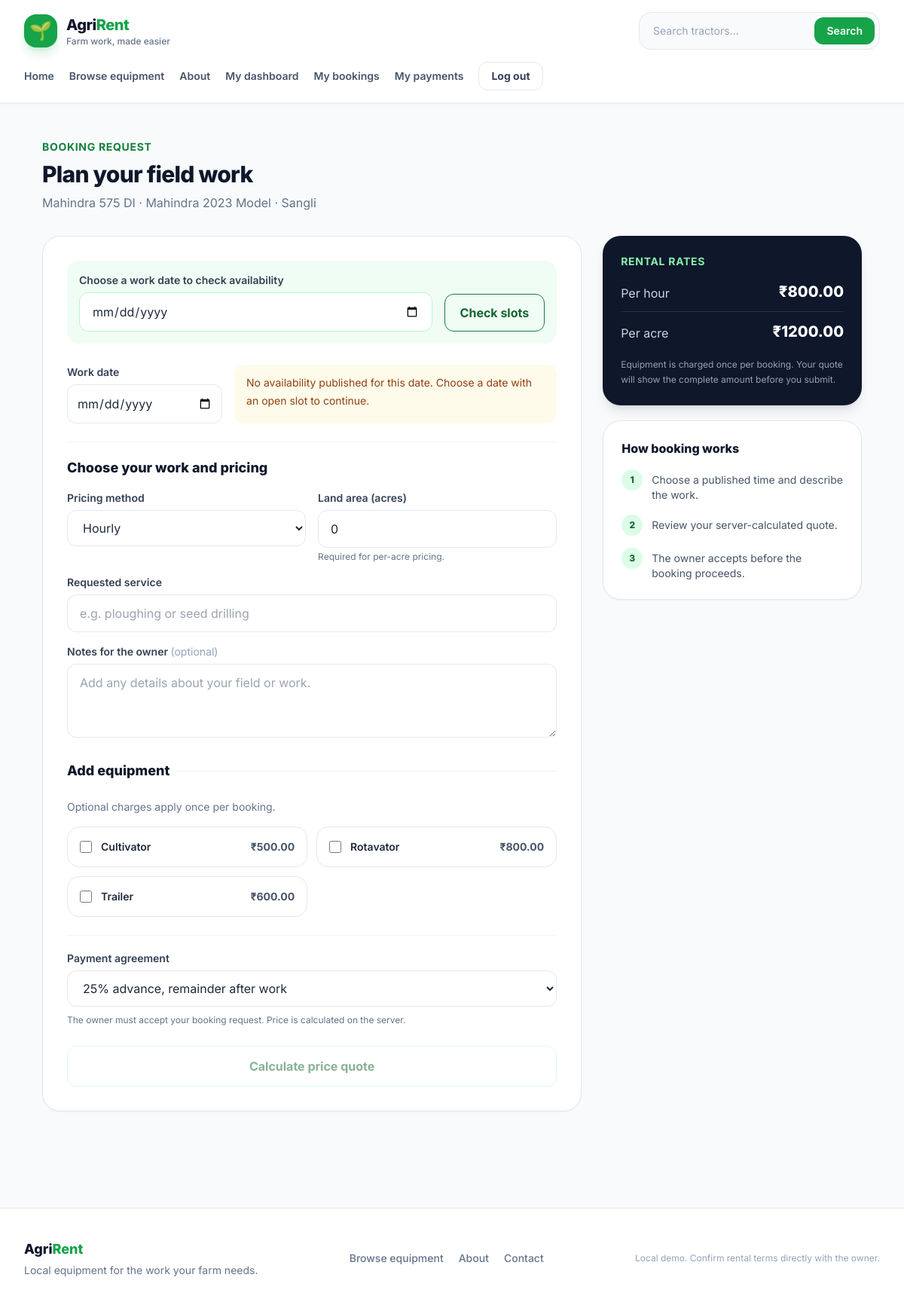
The page /book/1 (signed in) on the database its author committed.
### tables this page shows
CREATE TABLE tractor_listings (
    id INTEGER PRIMARY KEY AUTOINCREMENT,
    owner_id INTEGER NOT NULL REFERENCES users(id),
    name TEXT NOT NULL,
    brand TEXT NOT NULL,
    model TEXT NOT NULL,
    location TEXT NOT NULL,
    phone TEXT NOT NULL,
    photo_url TEXT NOT NULL DEFAULT '',
    services TEXT NOT NULL DEFAULT '',
    hourly_rate REAL NOT NULL DEFAULT 0 CHECK (hourly_rate >= 0),
    acre_rate REAL NOT NULL DEFAULT 0 CHECK (acre_rate >= 0),
    active INTEGER NOT NULL DEFAULT 1,
    created_at TEXT NOT NULL DEFAULT CURRENT_TIMESTAMP
);

CREATE TABLE equipment (
    id INTEGER PRIMARY KEY AUTOINCREMENT,
    listing_id INTEGER NOT NULL REFERENCES tractor_listings(id),
    name TEXT NOT NULL,
    charge REAL NOT NULL DEFAULT 0 CHECK (charge >= 0),
    UNIQUE (listing_id, name)
);

### app.py (the view, shortened to what this page needs)
@app.route("/book/<int:listing_id>", methods=["GET", "POST"])
@role_required("customer")
def create_booking(listing_id):
    listing = owned_listing(listing_id, active_only=True)
    if listing is None:
        abort(404)
    db = get_db()
    equipment_rows = db.execute(
        "SELECT * FROM equipment WHERE listing_id = ? ORDER BY name", (listing_id,)
    ).fetchall()
    chosen_date = request.values.get("work_date", "")
    slots = get_available_slots(listing_id, chosen_date) if chosen_date else []
    form_values = request.form if request.method == "POST" else {}
    selected_equipment_ids = request.form.getlist("equipment_ids") if request.method == "POST" else []
    quote = None
    quote_token = ""
    return render_template(
        "booking.html", listing=listing, equipment=equipment_rows, slots=slots,
        selected_date=chosen_date, form_values=form_values,
        selected_equipment_ids=selected_equipment_ids, quote=quote,
        quote_token=quote_token,
    )

### templates/booking.html (shortened to what this page needs)
{% extends "base.html" %}
{% block content %}
<section class="mx-auto max-w-6xl px-4 py-12 sm:px-6 lg:px-8">
    <p class="text-sm font-bold uppercase tracking-wider text-green-700">Booking request</p>
    <h1 class="mt-2 text-3xl font-extrabold tracking-tight text-slate-900">Plan your field work</h1>
    <p class="mt-2 text-slate-500">{{ listing.name }} · {{ listing.brand }} {{ listing.model }} · {{ listing.location }}</p>
    <div class="mt-8 grid gap-7 lg:grid-cols-[1fr_0.48fr]">
        <div class="rounded-3xl border border-slate-200 bg-white p-6 shadow-sm sm:p-8">
            <form method="get" class="mb-7 rounded-2xl bg-green-50 p-4 sm:flex sm:items-end sm:gap-4">
                <div class="flex-1"><label for="work_date" class="mb-1.5 block text-sm font-semibold text-slate-700">Choose a work date to check availability</label>
                    <input id="work_date" type="date" name="work_date" min="{{ today }}" value="{{ selected_date }}" required class="w-full rounded-xl border border-green-200 bg-white px-4 py-3 outline-none focus:border-green-500 focus:ring-4 focus:ring-green-100"></div>
                <button type="submit" class="mt-3 w-full rounded-xl border border-green-700 px-5 py-3 font-bold text-green-800 transition hover:bg-green-100 sm:mt-0 sm:w-auto">Check slots</button>
            </form>
            <form method="post" class="space-y-6">
                <div class="grid gap-4 sm:grid-cols-3">
                    <div class="sm:col-span-1"><label for="work_date_post" class="mb-1.5 block text-sm font-semibold text-slate-700">Work date</label><input id="work_date_post" type="date" name="work_date" min="{{ today }}" value="{{ form_values.get('work_date', selected_date) }}" required class="w-full rounded-xl border border-slate-200 px-3 py-3 outline-none focus:border-green-500 focus:ring-4 focus:ring-green-100"></div>
                    {% if slots %}
                        <div><label for="start_time" class="mb-1.5 block text-sm font-semibold text-slate-700">Available start</label>
                            <select id="start_time" name="start_time" required class="w-full rounded-xl border border-slate-200 bg-white px-3 py-3 outline-none focus:border-green-500 focus:ring-4 focus:ring-green-100">
                                <option value="">Choose slot</option>{% for slot in slots %}<option value="{{ slot.start_time }}" {% if form_values.get('start_time') == slot.start_time %}selected{% endif %}>{{ slot.start_time }} (until {{ slot.end_time }})</option>{% endfor %}
                            </select>
                        </div>
                        <div><label for="end_time" class="mb-1.5 block text-sm font-semibold text-slate-700">Work ends</label><input id="end_time" type="time" name="end_time" value="{{ form_values.get('end_time', '') }}" required class="w-full rounded-xl border border-slate-200 px-3 py-3 outline-none focus:border-green-500 focus:ring-4 focus:ring-green-100"></div>
                    {% else %}
                        <div class="rounded-xl bg-amber-50 px-4 py-3 text-sm leading-6 text-amber-800 sm:col-span-2">No availability published for this date. Choose a date with an open slot to continue.</div>
                    {% endif %}
                </div>
                <div class="border-t border-slate-100 pt-5">
                    <h2 class="text-lg font-extrabold text-slate-900">Choose your work and pricing</h2>
                    <div class="mt-4 grid gap-4 sm:grid-cols-2">
                        <div><label for="rental_mode" class="mb-1.5 block text-sm font-semibold text-slate-700">Pricing method</label>
                            <select id="rental_mode" name="rental_mode" required class="w-full rounded-xl border border-slate-200 bg-white px-4 py-3 outline-none focus:border-green-500 focus:ring-4 focus:ring-green-100">
                                <option value="hourly" {% if form_values.get('rental_mode', 'hourly') == 'hourly' %}selected{% endif %} {% if not listing.hourly_rate %}disabled{% endif %}>Hourly</option>
                            </select>
                        </div>
                        <div><label for="acres" class="mb-1.5 block text-sm font-semibold text-slate-700">Land area (acres)</label><input id="acres" type="number" min="0" step="0.01" name="acres" value="{{ form_values.get('acres', '0') }}" required class="w-full rounded-xl border border-slate-200 px-4 py-3 outline-none focus:border-green-500 focus:ring-4 focus:ring-green-100"><p class="mt-1 text-xs text-slate-500">Required for per-acre pricing.</p></div>
                        <div class="sm:col-span-2"><label for="service" class="mb-1.5 block text-sm font-semibold text-slate-700">Requested service</label><input id="service" name="service" maxlength="500" value="{{ form_values.get('service', '') }}" placeholder="e.g. ploughing or seed drilling" class="w-full rounded-xl border border-slate-200 px-4 py-3 outline-none focus:border-green-500 focus:ring-4 focus:ring-green-100"></div>
                        <div class="sm:col-span-2"><label for="notes" class="mb-1.5 block text-sm font-semibold text-slate-700">Notes for the owner <span class="font-normal text-slate-400">(optional)</span></label><textarea id="notes" name="notes" rows="3" maxlength="1000" placeholder="Add any details about your field or work." class="w-full rounded-xl border border-slate-200 px-4 py-3 outline-none focus:border-green-500 focus:ring-4 focus:ring-green-100">{{ form_values.get('notes', '') }}</textarea></div>
                    </div>
                </div>
                {% if equipment %}
                    <fieldset class="border-t border-slate-100 pt-5">
                        <legend class="text-lg font-extrabold text-slate-900">Add equipment</legend>
                        <p class="mt-1 text-sm text-slate-500">Optional charges apply once per booking.</p>
                        <div class="mt-4 grid gap-3 sm:grid-cols-2">{% for item in equipment %}
                            <label for="equip{{ item.id }}" class="flex cursor-pointer items-center gap-3 rounded-2xl border border-slate-200 p-4 transition hover:border-green-400 hover:bg-green-50">
                                <input id="equip{{ item.id }}" type="checkbox" name="equipment_ids" value="{{ item.id }}" {% if item.id|string in selected_equipment_ids %}checked{% endif %} class="h-4 w-4 accent-green-600">
                                <span class="flex-1 text-sm font-semibold text-slate-800">{{ item.name }}</span><span class="text-sm font-bold text-slate-600">₹{{ "%.2f"|format(item.charge) }}</span>
                            </label>
                        {% endfor %}</div>
                    </fieldset>
                {% endif %}
                <div class="border-t border-slate-100 pt-5">
                    <label for="payment_plan" class="mb-1.5 block text-sm font-semibold text-slate-700">Payment agreement</label>
                    <select id="payment_plan" name="payment_plan" required class="w-full rounded-xl border border-slate-200 bg-white px-4 py-3 outline-none focus:border-green-500 focus:ring-4 focus:ring-green-100">
                        <option value="advance" {% if form_values.get('payment_plan', 'advance') == 'advance' %}selected{% endif %}>{{ advance_percent }}% advance, remainder after work</option>
                    </select>
                    <p class="mt-2 text-xs leading-5 text-slate-500">The owner must accept your booking request. Price is calculated on the server.</p>
                </div>
                <button type="submit" name="action" value="quote" {% if not slots %}disabled{% endif %} class="w-full rounded-xl border border-green-200 bg-white px-5 py-3.5 font-bold text-green-800 transition hover:bg-green-50 disabled:cursor-not-allowed disabled:opacity-50">{% if quote %}Recalculate quote{% else %}Calculate price quote{% endif %}</button>
            </form>
        </div>
        <aside class="space-y-5">
            <div class="rounded-3xl bg-slate-900 p-6 text-white shadow-lg">
                <p class="text-sm font-bold uppercase tracking-wider text-green-300">Rental rates</p>
                {% if listing.hourly_rate %}<p class="mt-4 flex items-end justify-between border-b border-white/10 pb-3"><span class="text-slate-300">Per hour</span><span class="text-xl font-extrabold">₹{{ "%.2f"|format(listing.hourly_rate) }}</span></p>{% endif %}
                {% if listing.acre_rate %}<p class="mt-3 flex items-end justify-between"><span class="text-slate-300">Per acre</span><span class="text-xl font-extrabold">₹{{ "%.2f"|format(listing.acre_rate) }}</span></p>{% endif %}
                <p class="mt-5 text-xs leading-5 text-slate-400">Equipment is charged once per booking. Your quote will show the complete amount before you submit.</p>
            </div>
            <div class="rounded-3xl border border-slate-200 bg-white p-6 shadow-sm">
                <h2 class="font-extrabold text-slate-900">How booking works</h2>
                <ol class="mt-4 space-y-4 text-sm">
                    <li class="flex gap-3"><span class="flex h-7 w-7 shrink-0 items-center justify-center rounded-full bg-green-100 text-xs font-extrabold text-green-800">1</span><span class="pt-1 text-slate-600">Choose a published time and describe the work.</span></li>
                    <li class="flex gap-3"><span class="flex h-7 w-7 shrink-0 items-center justify-center rounded-full bg-green-100 text-xs font-extrabold text-green-800">2</span><span class="pt-1 text-slate-600">Review your server-calculated quote.</span></li>
                    <li class="flex gap-3"><span class="flex h-7 w-7 shrink-0 items-center justify-center rounded-full bg-green-100 text-xs font-extrabold text-green-800">3</span><span class="pt-1 text-slate-600">The owner accepts before the booking proceeds.</span></li>
                </ol>
            </div>
        </aside>
    </div>
</section>
{% endblock %}

### rows shown on the page
tractor_listings: name "Mahindra 575 DI", brand "Mahindra", model "2023 Model", location "Sangli", rental_mode "Hourly", hourly_rate "800.00", acre_rate "1200.00"
equipment: name "Cultivator", charge "500.00"
equipment: name "Rotavator", charge "800.00"
equipment: name "Trailer", charge "600.00"

### other values the page prints
form field payment_plan "25% advance, remainder after work"
